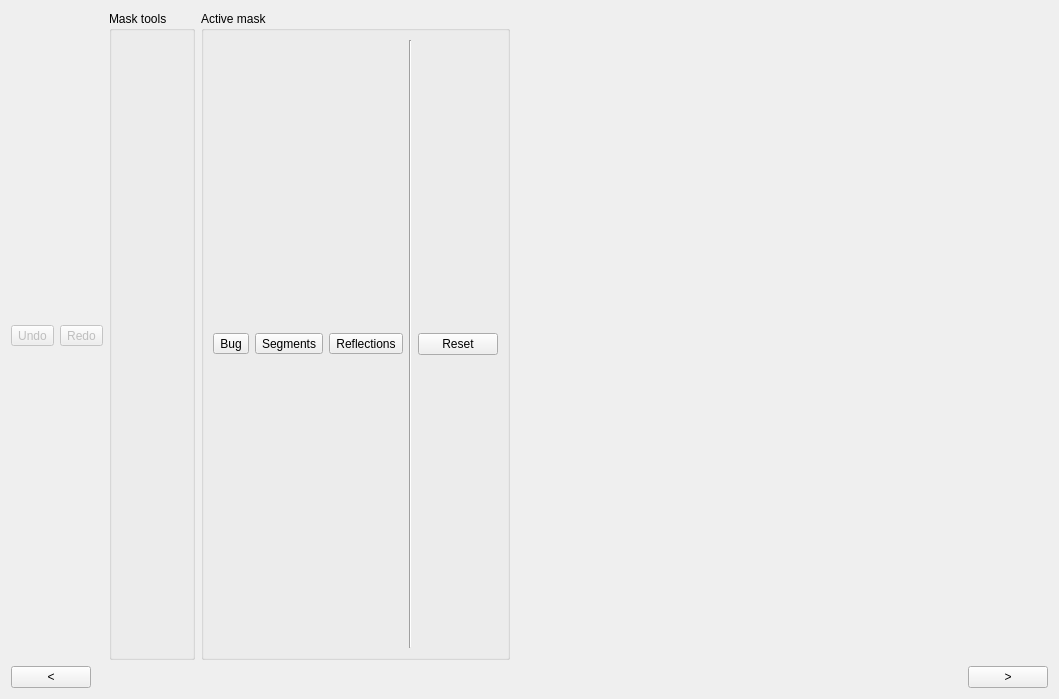
<?xml version="1.0" encoding="UTF-8"?>
<ui version="4.0">
 <class>MaskEditor</class>
 <widget class="QWidget" name="MaskEditor">
  <property name="geometry">
   <rect>
    <x>0</x>
    <y>0</y>
    <width>1059</width>
    <height>699</height>
   </rect>
  </property>
  <property name="sizePolicy">
   <sizepolicy hsizetype="Expanding" vsizetype="Preferred">
    <horstretch>0</horstretch>
    <verstretch>0</verstretch>
   </sizepolicy>
  </property>
  <property name="windowTitle">
   <string>Form</string>
  </property>
  <layout class="QVBoxLayout" name="verticalLayout">
   <item>
    <layout class="QHBoxLayout" name="toolBar">
     <item>
      <widget class="QToolButton" name="tbtnUndo">
       <property name="enabled">
        <bool>false</bool>
       </property>
       <property name="text">
        <string>Undo</string>
       </property>
      </widget>
     </item>
     <item>
      <widget class="QToolButton" name="tbtnRedo">
       <property name="enabled">
        <bool>false</bool>
       </property>
       <property name="text">
        <string>Redo</string>
       </property>
      </widget>
     </item>
     <item>
      <widget class="QGroupBox" name="toolBox">
       <property name="title">
        <string>Mask tools</string>
       </property>
       <property name="flat">
        <bool>false</bool>
       </property>
       <property name="checkable">
        <bool>false</bool>
       </property>
       <layout class="QHBoxLayout" name="horizontalLayout"/>
      </widget>
     </item>
     <item>
      <widget class="QGroupBox" name="MaskGroup">
       <property name="title">
        <string>Active mask</string>
       </property>
       <layout class="QHBoxLayout" name="horizontalLayout_2">
        <item>
         <widget class="QToolButton" name="tbtnBugMask">
          <property name="text">
           <string>Bug</string>
          </property>
          <property name="checkable">
           <bool>true</bool>
          </property>
          <property name="autoExclusive">
           <bool>true</bool>
          </property>
         </widget>
        </item>
        <item>
         <widget class="QToolButton" name="tbtnSegmentsMask">
          <property name="text">
           <string>Segments</string>
          </property>
          <property name="checkable">
           <bool>true</bool>
          </property>
          <property name="autoExclusive">
           <bool>true</bool>
          </property>
         </widget>
        </item>
        <item>
         <widget class="QToolButton" name="tbtnReflectionMask">
          <property name="text">
           <string>Reflections</string>
          </property>
          <property name="checkable">
           <bool>true</bool>
          </property>
          <property name="autoExclusive">
           <bool>true</bool>
          </property>
         </widget>
        </item>
        <item>
         <widget class="Line" name="line">
          <property name="orientation">
           <enum>Qt::Vertical</enum>
          </property>
         </widget>
        </item>
        <item>
         <widget class="QPushButton" name="btnResetLabel">
          <property name="text">
           <string>Reset</string>
          </property>
         </widget>
        </item>
       </layout>
      </widget>
     </item>
     <item>
      <spacer name="horizontalSpacer_3">
       <property name="orientation">
        <enum>Qt::Horizontal</enum>
       </property>
       <property name="sizeHint" stdset="0">
        <size>
         <width>40</width>
         <height>20</height>
        </size>
       </property>
      </spacer>
     </item>
    </layout>
   </item>
   <item>
    <layout class="QHBoxLayout" name="center"/>
   </item>
   <item>
    <layout class="QHBoxLayout" name="controls">
     <item>
      <widget class="QPushButton" name="btnPrevious">
       <property name="sizePolicy">
        <sizepolicy hsizetype="Minimum" vsizetype="Fixed">
         <horstretch>0</horstretch>
         <verstretch>0</verstretch>
        </sizepolicy>
       </property>
       <property name="text">
        <string>&lt;</string>
       </property>
      </widget>
     </item>
     <item>
      <spacer name="horizontalSpacer_2">
       <property name="orientation">
        <enum>Qt::Horizontal</enum>
       </property>
       <property name="sizeHint" stdset="0">
        <size>
         <width>40</width>
         <height>20</height>
        </size>
       </property>
      </spacer>
     </item>
     <item>
      <spacer name="horizontalSpacer">
       <property name="orientation">
        <enum>Qt::Horizontal</enum>
       </property>
       <property name="sizeHint" stdset="0">
        <size>
         <width>40</width>
         <height>20</height>
        </size>
       </property>
      </spacer>
     </item>
     <item>
      <widget class="QPushButton" name="btnNext">
       <property name="text">
        <string>&gt;</string>
       </property>
      </widget>
     </item>
    </layout>
   </item>
  </layout>
 </widget>
 <resources/>
 <connections/>
</ui>
